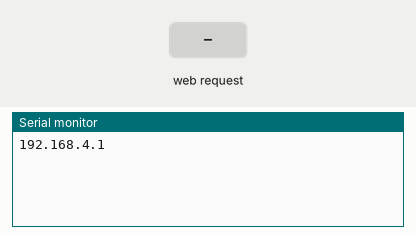
Recording of a sketch running on a simulated ESP32. Shown: the last lines printed to the serial monitor. The inputs (shaded band) are chosen by the test bench.

Above: at 1.2 s.
1.3 s: HTTP request GET /save received
At 2.1 s:
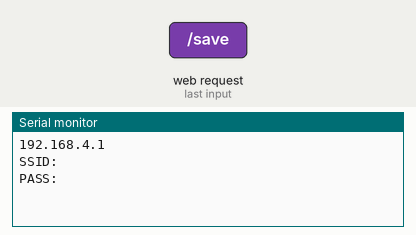
2.8 s: HTTP request GET /save?ssid=1 received
At 3.3 s:
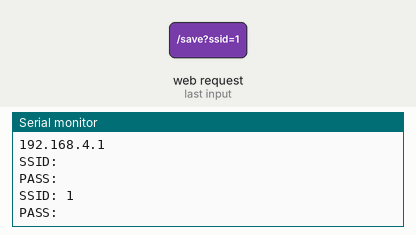

Measured:
- after the input at 1.3 s, the serial monitor: prints a new line at once (image 1)
- after the input at 2.8 s, the serial monitor: prints a new line at once (image 2)

The sketch:

Wifi_Setup.ino
```cpp
#include <WiFi.h>
#include <WebServer.h>

WebServer server(80);

void handleRoot() {
  server.send(200, "text/html",
    "<form action='/save'>"
    "SSID:<br><input name='ssid'><br>"
    "Haslo:<br><input name='pass' type='password'><br><br>"
    "<input type='submit' value='Zapisz'>"
    "</form>");
}

void handleSave() {
  String ssid = server.arg("ssid");
  String pass = server.arg("pass");

  Serial.println("SSID: " + ssid);
  Serial.println("PASS: " + pass);

  // tutaj można zapisać do Preferences

  server.send(200, "text/html", "Zapisano. Restart...");
}

void setup() {
  Serial.begin(115200);

  WiFi.mode(WIFI_AP);
  WiFi.softAP("ESP32-Konfiguracja", "12345678");

  server.on("/", handleRoot);
  server.on("/save", handleSave);
  server.begin();

  Serial.println(WiFi.softAPIP());
}

void loop() {
  server.handleClient();
}
```
